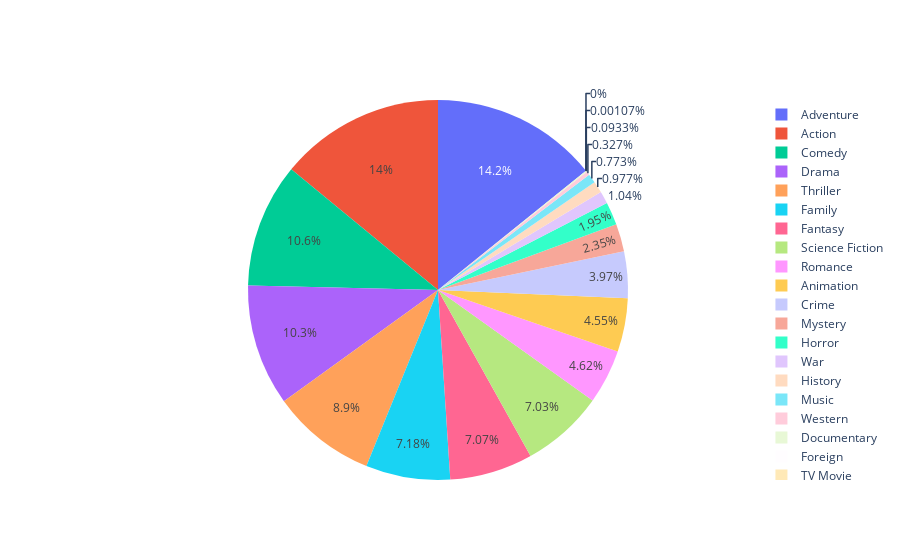

The code cell stored with this chart in its notebook:
### Markdown cell above
# Question 2: How is a movie’s revenue and average score affected by its
# genre?

### Code cell
fields = ["genres","revenue"]
data = pd.read_csv("tmdb_5000_movies.csv", skipinitialspace=True, usecols=fields)
genres = []
for i in range(len(data)):
    genre_data_string = data.values[i][0]    
    genre_array = genre_data_string.split('{')    
    for i in range(1, len(genre_array)):
        j = genre_array[i].split('"') 
        genres.append(j[5]) 

genres = list(dict.fromkeys(genres))
revenue_by_genres = np.zeros(len(genres))
for i in range(len(data)):    
    for j in range(len(genres)):        
        if data.values[i][0].find('"' + genres[j] + '"') > 0:
            revenue_by_genres[j] += data.values[i][1]  

from plotly.offline import iplot, init_notebook_mode
init_notebook_mode(connected = True)
import plotly.graph_objs as go
trace = go.Pie(labels = genres, values = revenue_by_genres)
data_trace = [trace]
fig = go.Figure(data = data_trace)
iplot(fig)

### Figure 1 — Plotly figure (JSON) as saved in the notebook; plotly's stock layout.template omitted (floating-point values rounded to 4 significant figures)
{"data": [{"labels": ["Action", "Adventure", "Fantasy", "Science Fiction", "Crime", "Drama", "Thriller", "Animation", "Family", "Western", "Comedy", "Romance", "Horror", "Mystery", "History", "War", "Music", "Documentary", "Foreign", "TV Movie"], "type": "pie", "values": [162959914515, 164841561551, 81982199925, 81564235745, 46040860686, 119710983984, 103250426269, 52812167865, 83283238689, 3792169111, 122760517608, 53642137545, 22599894663, 27248722761, 11332141732, 12118445911, 8964351078, 1082277678, 12398151, 0]}], "layout": {}}
